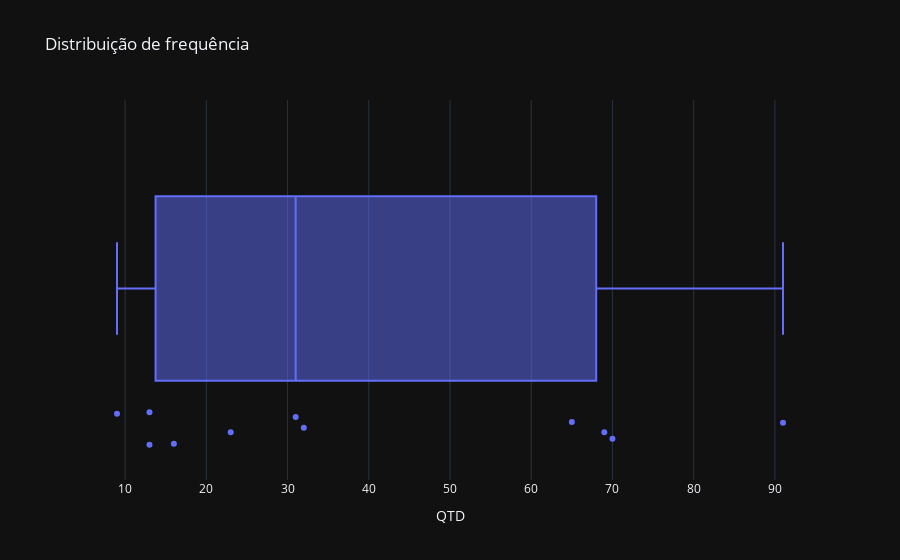

Source (notebook cell):
### Markdown cell above
### Distribuição

### Code cell
# Plot gráfico da dispersão dos dados
fig = px.box(data_frame=f, template='plotly_dark', x='QTD', points='all', title='Distribuição de frequência')
fig.show()

### Figure 1 — Plotly figure (JSON) as saved in the notebook; plotly's stock layout.template omitted (floating-point values rounded to 4 significant figures)
{"data": [{"alignmentgroup": "True", "boxpoints": "all", "hovertemplate": "QTD=%{x}<extra></extra>", "legendgroup": "", "marker": {"color": "#636efa"}, "name": "", "notched": false, "offsetgroup": "", "orientation": "h", "showlegend": false, "type": "box", "x": [91, 70, 69, 65, 32, 31, 23, 16, 13, 13, 9], "x0": " ", "xaxis": "x", "y0": " ", "yaxis": "y"}], "layout": {"boxmode": "group", "legend": {"tracegroupgap": 0}, "title": {"text": "Distribuição de frequência"}, "xaxis": {"anchor": "y", "domain": [0, 1], "title": {"text": "QTD"}}, "yaxis": {"anchor": "x", "domain": [0, 1]}}}
